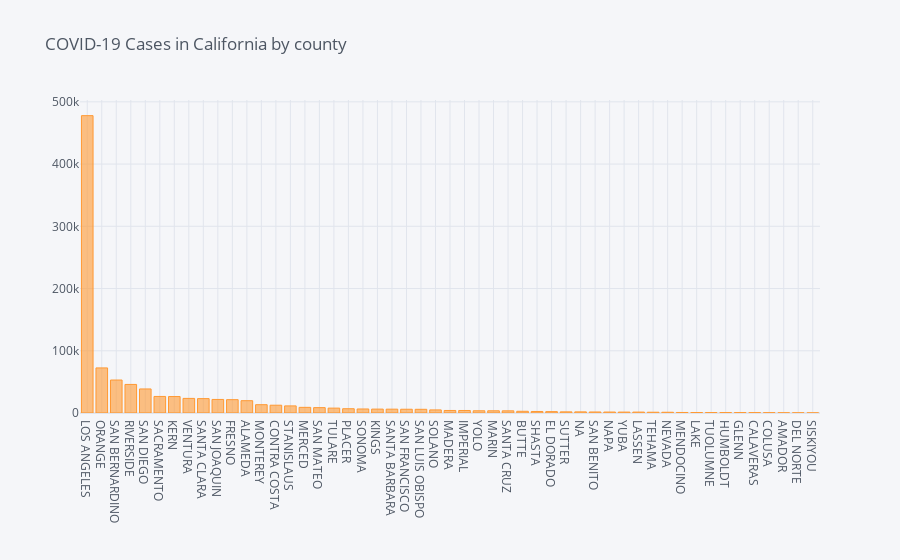

Notebook code for this chart:
### Code cell
# graph the number of cases by county
cases_by_county.value_counts().iplot(kind="bar",title="COVID-19 Cases in California by county")

### Figure 1 — Plotly figure (JSON) as saved in the notebook; plotly's stock layout.template omitted (floating-point values rounded to 4 significant figures)
{"data": [{"marker": {"color": "rgba(255, 153, 51, 0.6)", "line": {"color": "rgba(255, 153, 51, 1.0)", "width": 1}}, "name": "res_county", "orientation": "v", "text": "", "type": "bar", "x": ["LOS ANGELES", "ORANGE", "SAN BERNARDINO", "RIVERSIDE", "SAN DIEGO", "SACRAMENTO", "KERN", "VENTURA", "SANTA CLARA", "SAN JOAQUIN", "FRESNO", "ALAMEDA", "MONTEREY", "CONTRA COSTA", "STANISLAUS", "MERCED", "SAN MATEO", "TULARE", "PLACER", "SONOMA", "KINGS", "SANTA BARBARA", "SAN FRANCISCO", "SAN LUIS OBISPO", "SOLANO", "MADERA", "IMPERIAL", "YOLO", "MARIN", "SANTA CRUZ", "BUTTE", "SHASTA", "EL DORADO", "SUTTER", "NA", "SAN BENITO", "NAPA", "YUBA", "LASSEN", "TEHAMA", "NEVADA", "MENDOCINO", "LAKE", "TUOLUMNE", "HUMBOLDT", "GLENN", "CALAVERAS", "COLUSA", "AMADOR", "DEL NORTE", "SISKIYOU"], "y": [477821, 72427, 52974, 45910, 38638, 26601, 26458, 23460, 23119, 21794, 21429, 19781, 13333, 12523, 11417, 9079, 8615, 7856, 6859, 6454, 6272, 6174, 6039, 5939, 4956, 4047, 4036, 3570, 3551, 3487, 2747, 2462, 2203, 1849, 1813, 1649, 1539, 1484, 1483, 1240, 1185, 841, 805, 682, 681, 665, 627, 510, 351, 318, 247]}], "layout": {"autosize": true, "legend": {"bgcolor": "#F5F6F9", "font": {"color": "#4D5663"}}, "paper_bgcolor": "#F5F6F9", "plot_bgcolor": "#F5F6F9", "title": {"font": {"color": "#4D5663"}, "text": "COVID-19 Cases in California by county"}, "xaxis": {"autorange": true, "gridcolor": "#E1E5ED", "range": [-0.5, 50.5], "showgrid": true, "tickfont": {"color": "#4D5663"}, "title": {"font": {"color": "#4D5663"}, "text": ""}, "type": "category", "zerolinecolor": "#E1E5ED"}, "yaxis": {"autorange": true, "gridcolor": "#E1E5ED", "range": [0, 503000.0], "showgrid": true, "tickfont": {"color": "#4D5663"}, "title": {"font": {"color": "#4D5663"}, "text": ""}, "type": "linear", "zerolinecolor": "#E1E5ED"}}}
